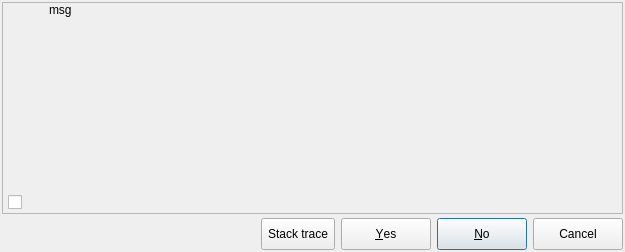
<?xml version="1.0" encoding="UTF-8"?>
<ui version="4.0">
 <class>Messagebox</class>
 <widget class="QDialog" name="Messagebox">
  <property name="windowModality">
   <enum>Qt::ApplicationModal</enum>
  </property>
  <property name="geometry">
   <rect>
    <x>0</x>
    <y>0</y>
    <width>625</width>
    <height>252</height>
   </rect>
  </property>
  <property name="sizePolicy">
   <sizepolicy hsizetype="Minimum" vsizetype="Minimum">
    <horstretch>0</horstretch>
    <verstretch>0</verstretch>
   </sizepolicy>
  </property>
  <property name="minimumSize">
   <size>
    <width>500</width>
    <height>175</height>
   </size>
  </property>
  <property name="windowTitle">
   <string>Dialog</string>
  </property>
  <property name="windowIcon">
   <iconset resource="../res/resources.qrc">
    <normaloff>:/icones/icones/pgsqlModeler48x48.png</normaloff>:/icones/icones/pgsqlModeler48x48.png</iconset>
  </property>
  <layout class="QGridLayout" name="gridLayout_4">
   <property name="leftMargin">
    <number>2</number>
   </property>
   <property name="topMargin">
    <number>2</number>
   </property>
   <property name="rightMargin">
    <number>2</number>
   </property>
   <property name="bottomMargin">
    <number>2</number>
   </property>
   <property name="spacing">
    <number>4</number>
   </property>
   <item row="0" column="0">
    <widget class="QFrame" name="frame">
     <property name="sizePolicy">
      <sizepolicy hsizetype="Minimum" vsizetype="Minimum">
       <horstretch>0</horstretch>
       <verstretch>0</verstretch>
      </sizepolicy>
     </property>
     <property name="minimumSize">
      <size>
       <width>0</width>
       <height>0</height>
      </size>
     </property>
     <property name="frameShape">
      <enum>QFrame::StyledPanel</enum>
     </property>
     <property name="frameShadow">
      <enum>QFrame::Raised</enum>
     </property>
     <layout class="QGridLayout" name="gridLayout_3">
      <property name="leftMargin">
       <number>0</number>
      </property>
      <property name="topMargin">
       <number>0</number>
      </property>
      <property name="rightMargin">
       <number>0</number>
      </property>
      <property name="bottomMargin">
       <number>0</number>
      </property>
      <item row="0" column="0" colspan="2">
       <widget class="QStackedWidget" name="objs_group_wgt">
        <property name="sizePolicy">
         <sizepolicy hsizetype="Minimum" vsizetype="Minimum">
          <horstretch>0</horstretch>
          <verstretch>0</verstretch>
         </sizepolicy>
        </property>
        <property name="minimumSize">
         <size>
          <width>0</width>
          <height>0</height>
         </size>
        </property>
        <property name="frameShape">
         <enum>QFrame::NoFrame</enum>
        </property>
        <property name="frameShadow">
         <enum>QFrame::Plain</enum>
        </property>
        <property name="currentIndex">
         <number>0</number>
        </property>
        <widget class="QWidget" name="pg1_4">
         <layout class="QGridLayout" name="gridLayout_6">
          <property name="leftMargin">
           <number>0</number>
          </property>
          <property name="topMargin">
           <number>0</number>
          </property>
          <property name="rightMargin">
           <number>0</number>
          </property>
          <property name="bottomMargin">
           <number>0</number>
          </property>
          <item row="0" column="0">
           <widget class="QLabel" name="icon_lbl">
            <property name="minimumSize">
             <size>
              <width>40</width>
              <height>40</height>
             </size>
            </property>
            <property name="maximumSize">
             <size>
              <width>40</width>
              <height>40</height>
             </size>
            </property>
            <property name="text">
             <string/>
            </property>
            <property name="alignment">
             <set>Qt::AlignCenter</set>
            </property>
           </widget>
          </item>
          <item row="0" column="1" rowspan="2">
           <widget class="QLabel" name="msg_lbl">
            <property name="enabled">
             <bool>true</bool>
            </property>
            <property name="sizePolicy">
             <sizepolicy hsizetype="Preferred" vsizetype="Preferred">
              <horstretch>0</horstretch>
              <verstretch>0</verstretch>
             </sizepolicy>
            </property>
            <property name="minimumSize">
             <size>
              <width>0</width>
              <height>100</height>
             </size>
            </property>
            <property name="maximumSize">
             <size>
              <width>16777215</width>
              <height>16777215</height>
             </size>
            </property>
            <property name="acceptDrops">
             <bool>false</bool>
            </property>
            <property name="autoFillBackground">
             <bool>false</bool>
            </property>
            <property name="styleSheet">
             <string notr="true"/>
            </property>
            <property name="text">
             <string>msg</string>
            </property>
            <property name="textFormat">
             <enum>Qt::RichText</enum>
            </property>
            <property name="scaledContents">
             <bool>true</bool>
            </property>
            <property name="alignment">
             <set>Qt::AlignLeading|Qt::AlignLeft|Qt::AlignTop</set>
            </property>
            <property name="wordWrap">
             <bool>true</bool>
            </property>
            <property name="margin">
             <number>4</number>
            </property>
            <property name="openExternalLinks">
             <bool>true</bool>
            </property>
            <property name="textInteractionFlags">
             <set>Qt::LinksAccessibleByMouse|Qt::TextSelectableByKeyboard|Qt::TextSelectableByMouse</set>
            </property>
           </widget>
          </item>
          <item row="1" column="0">
           <spacer name="verticalSpacer">
            <property name="orientation">
             <enum>Qt::Vertical</enum>
            </property>
            <property name="sizeHint" stdset="0">
             <size>
              <width>20</width>
              <height>84</height>
             </size>
            </property>
           </spacer>
          </item>
          <item row="2" column="0" colspan="2">
           <layout class="QHBoxLayout" name="horizontalLayout_2">
            <item>
             <spacer name="horizontalSpacer_3">
              <property name="orientation">
               <enum>Qt::Horizontal</enum>
              </property>
              <property name="sizeType">
               <enum>QSizePolicy::Fixed</enum>
              </property>
              <property name="sizeHint" stdset="0">
               <size>
                <width>5</width>
                <height>20</height>
               </size>
              </property>
             </spacer>
            </item>
            <item>
             <widget class="QCheckBox" name="custom_option_chk">
              <property name="text">
               <string/>
              </property>
             </widget>
            </item>
           </layout>
          </item>
         </layout>
        </widget>
        <widget class="QWidget" name="pg2_4">
         <layout class="QVBoxLayout" name="verticalLayout">
          <property name="leftMargin">
           <number>4</number>
          </property>
          <property name="topMargin">
           <number>4</number>
          </property>
          <property name="rightMargin">
           <number>4</number>
          </property>
          <property name="bottomMargin">
           <number>4</number>
          </property>
          <item>
           <widget class="QTabWidget" name="tabWidget">
            <property name="tabPosition">
             <enum>QTabWidget::South</enum>
            </property>
            <property name="currentIndex">
             <number>0</number>
            </property>
            <widget class="QWidget" name="tab">
             <attribute name="title">
              <string>Stack</string>
             </attribute>
             <layout class="QHBoxLayout" name="horizontalLayout_3">
              <property name="leftMargin">
               <number>4</number>
              </property>
              <property name="topMargin">
               <number>4</number>
              </property>
              <property name="rightMargin">
               <number>4</number>
              </property>
              <property name="bottomMargin">
               <number>4</number>
              </property>
              <item>
               <widget class="QTreeWidget" name="exceptions_trw">
                <property name="minimumSize">
                 <size>
                  <width>0</width>
                  <height>100</height>
                 </size>
                </property>
                <property name="lineWidth">
                 <number>1</number>
                </property>
                <property name="midLineWidth">
                 <number>1</number>
                </property>
                <property name="autoScrollMargin">
                 <number>16</number>
                </property>
                <property name="editTriggers">
                 <set>QAbstractItemView::NoEditTriggers</set>
                </property>
                <property name="alternatingRowColors">
                 <bool>true</bool>
                </property>
                <property name="selectionMode">
                 <enum>QAbstractItemView::NoSelection</enum>
                </property>
                <property name="selectionBehavior">
                 <enum>QAbstractItemView::SelectItems</enum>
                </property>
                <property name="iconSize">
                 <size>
                  <width>20</width>
                  <height>20</height>
                 </size>
                </property>
                <property name="indentation">
                 <number>15</number>
                </property>
                <property name="uniformRowHeights">
                 <bool>false</bool>
                </property>
                <property name="animated">
                 <bool>false</bool>
                </property>
                <property name="wordWrap">
                 <bool>false</bool>
                </property>
                <attribute name="headerMinimumSectionSize">
                 <number>21</number>
                </attribute>
                <attribute name="headerDefaultSectionSize">
                 <number>100</number>
                </attribute>
                <column>
                 <property name="text">
                  <string>Exceptions</string>
                 </property>
                </column>
               </widget>
              </item>
             </layout>
            </widget>
            <widget class="QWidget" name="tab_2">
             <attribute name="title">
              <string>Text</string>
             </attribute>
             <layout class="QHBoxLayout" name="horizontalLayout_4">
              <property name="leftMargin">
               <number>4</number>
              </property>
              <property name="topMargin">
               <number>4</number>
              </property>
              <property name="rightMargin">
               <number>4</number>
              </property>
              <property name="bottomMargin">
               <number>4</number>
              </property>
              <item>
               <widget class="QTextBrowser" name="raw_info_txt">
                <property name="font">
                 <font>
                  <family>DejaVu Sans Mono</family>
                 </font>
                </property>
                <property name="lineWrapMode">
                 <enum>QTextEdit::NoWrap</enum>
                </property>
                <property name="acceptRichText">
                 <bool>false</bool>
                </property>
               </widget>
              </item>
             </layout>
            </widget>
           </widget>
          </item>
         </layout>
        </widget>
       </widget>
      </item>
     </layout>
    </widget>
   </item>
   <item row="1" column="0">
    <layout class="QGridLayout" name="gridLayout_2">
     <item row="0" column="0">
      <widget class="QLabel" name="name_lbl">
       <property name="sizePolicy">
        <sizepolicy hsizetype="Fixed" vsizetype="Fixed">
         <horstretch>0</horstretch>
         <verstretch>0</verstretch>
        </sizepolicy>
       </property>
       <property name="text">
        <string/>
       </property>
       <property name="pixmap">
        <pixmap resource="../res/resources.qrc">:/imagens/imagens/pgmodeler_name.png</pixmap>
       </property>
      </widget>
     </item>
     <item row="0" column="1">
      <widget class="QWidget" name="container_wgt" native="true">
       <layout class="QGridLayout" name="gridLayout">
        <property name="leftMargin">
         <number>0</number>
        </property>
        <property name="topMargin">
         <number>0</number>
        </property>
        <property name="rightMargin">
         <number>0</number>
        </property>
        <property name="bottomMargin">
         <number>0</number>
        </property>
        <item row="0" column="6">
         <widget class="QPushButton" name="no_btn">
          <property name="sizePolicy">
           <sizepolicy hsizetype="Preferred" vsizetype="Preferred">
            <horstretch>0</horstretch>
            <verstretch>0</verstretch>
           </sizepolicy>
          </property>
          <property name="minimumSize">
           <size>
            <width>90</width>
            <height>32</height>
           </size>
          </property>
          <property name="text">
           <string>&amp;No</string>
          </property>
          <property name="iconSize">
           <size>
            <width>22</width>
            <height>22</height>
           </size>
          </property>
         </widget>
        </item>
        <item row="0" column="1">
         <spacer name="horizontalSpacer_2">
          <property name="orientation">
           <enum>Qt::Horizontal</enum>
          </property>
          <property name="sizeHint" stdset="0">
           <size>
            <width>40</width>
            <height>20</height>
           </size>
          </property>
         </spacer>
        </item>
        <item row="0" column="7">
         <widget class="QPushButton" name="cancel_btn">
          <property name="sizePolicy">
           <sizepolicy hsizetype="Preferred" vsizetype="Preferred">
            <horstretch>0</horstretch>
            <verstretch>0</verstretch>
           </sizepolicy>
          </property>
          <property name="minimumSize">
           <size>
            <width>90</width>
            <height>32</height>
           </size>
          </property>
          <property name="text">
           <string>Cancel</string>
          </property>
          <property name="iconSize">
           <size>
            <width>22</width>
            <height>22</height>
           </size>
          </property>
         </widget>
        </item>
        <item row="0" column="4">
         <widget class="QPushButton" name="yes_ok_btn">
          <property name="sizePolicy">
           <sizepolicy hsizetype="Preferred" vsizetype="Preferred">
            <horstretch>0</horstretch>
            <verstretch>0</verstretch>
           </sizepolicy>
          </property>
          <property name="minimumSize">
           <size>
            <width>90</width>
            <height>32</height>
           </size>
          </property>
          <property name="text">
           <string>&amp;Yes</string>
          </property>
          <property name="iconSize">
           <size>
            <width>22</width>
            <height>22</height>
           </size>
          </property>
          <property name="autoDefault">
           <bool>true</bool>
          </property>
          <property name="default">
           <bool>false</bool>
          </property>
         </widget>
        </item>
        <item row="0" column="2">
         <widget class="QToolButton" name="show_errors_tb">
          <property name="sizePolicy">
           <sizepolicy hsizetype="Minimum" vsizetype="Preferred">
            <horstretch>0</horstretch>
            <verstretch>0</verstretch>
           </sizepolicy>
          </property>
          <property name="minimumSize">
           <size>
            <width>0</width>
            <height>32</height>
           </size>
          </property>
          <property name="toolTip">
           <string/>
          </property>
          <property name="text">
           <string>Stack trace</string>
          </property>
          <property name="icon">
           <iconset resource="../res/resources.qrc">
            <normaloff>:/icones/icones/msgbox_alerta.png</normaloff>:/icones/icones/msgbox_alerta.png</iconset>
          </property>
          <property name="iconSize">
           <size>
            <width>22</width>
            <height>22</height>
           </size>
          </property>
          <property name="checkable">
           <bool>true</bool>
          </property>
          <property name="popupMode">
           <enum>QToolButton::InstantPopup</enum>
          </property>
          <property name="toolButtonStyle">
           <enum>Qt::ToolButtonTextBesideIcon</enum>
          </property>
         </widget>
        </item>
       </layout>
      </widget>
     </item>
    </layout>
   </item>
  </layout>
 </widget>
 <tabstops>
  <tabstop>yes_ok_btn</tabstop>
  <tabstop>no_btn</tabstop>
  <tabstop>cancel_btn</tabstop>
  <tabstop>exceptions_trw</tabstop>
 </tabstops>
 <resources>
  <include location="../res/resources.qrc"/>
 </resources>
 <connections/>
</ui>
